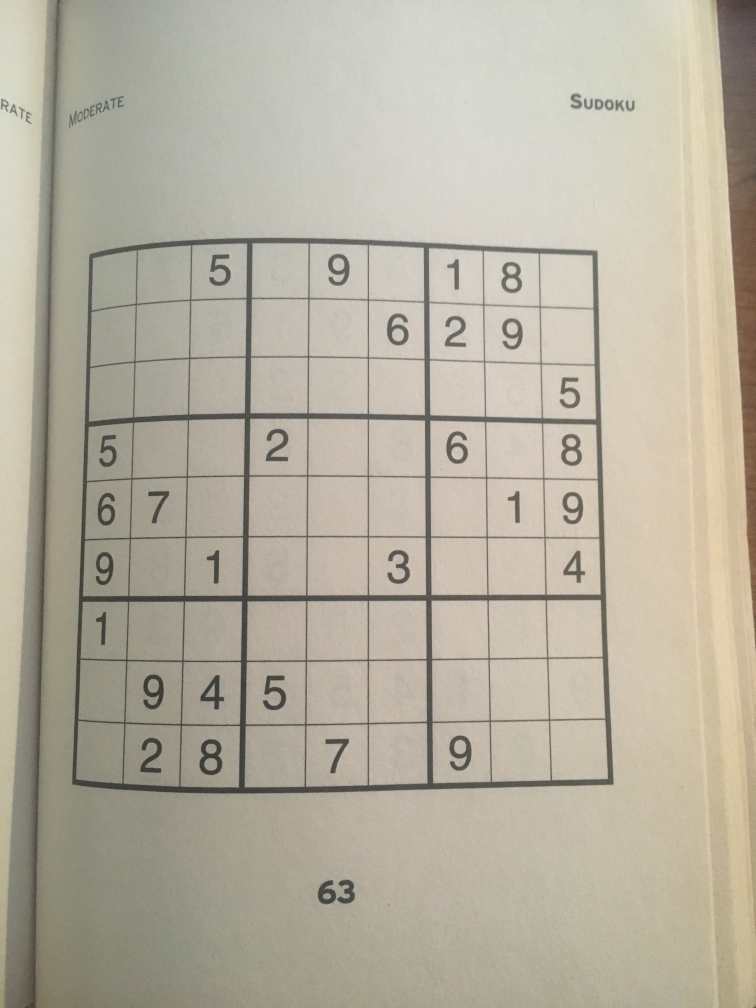
//> input picture web/uploads/im.jpeg, 3024 x 4032 px (shown at 1/4 size)
$ ./process_image   (built with g++ and OpenCV 4)
//> lines starting //> are read from the running program, lines starting //| are printed output that depends on the picture; after the words box and inside, x2 and y2 are one past the last pixel; in counts of white or black regions, pixels touching at a corner belong together
#include "opencv2/opencv.hpp"
#include "opencv2/ml.hpp"
#include <string>
#include <vector>
#include <iostream>
#include <stdlib.h>
#include "math.h"
#include <algorithm>

using namespace cv;
using namespace std;

int NUM_FEATS = 64;
Mat color_image, gray_image, color_grid, gray_grid;
int intersections[10][10][2];

struct debug_params {
	int num_test_images = 13;
} debug;

struct tweaking_parameters {
	int hough_threshold = 150;
	int erosion_struct_size = 30;
	int thresh = 15;
} tweak;

struct twoPt {
	int x1;
	int y1;
	int x2;
	int y2;
};

struct Line {
	float slope;
	float intercept;
};

bool point_comparator(Vec3f& pt1, Vec3f& pt2) {
	if (pt1[2] < pt2[2]) return true;
	else return false;
}

// [16 lines left out: function print_lines, not called in this run]


Mat dilateImage(Mat im, int size_x, int size_y) {
	int dilation_type = MORPH_RECT;
	Mat element = getStructuringElement( dilation_type,
									   Size( 2*size_x + 1, 2*size_y + 1));
	Mat res;
	dilate( im, res, element );
	return res;
}


Mat erodeImage(Mat im, int size_x, int size_y) {
	int erosion_type = MORPH_RECT;
	Mat element = getStructuringElement(erosion_type,
										Size(2*size_x + 1, 2*size_y + 1));
	Mat res;
	erode(im, res, element);
	return res;
}

void pretty_print(float labels[9][9]) {
	for (int i = 0; i < 3; i++) {
		int row = i*3;
		for (int j = 0; j < 3; j++) {
			int col = j*3;
			for (int k = 0; k < 3; k++) {
				for (int l = 0; l < 3; l++) {
					float val = labels[row + k][col + l];
					if (val == 0) {
						cout << " ";
					}
					else {
						cout << val;
					}
				}
			}
		}
	}
}

void extract_grid() {
	Mat edge_image, dilated_image;
	Canny(gray_image, edge_image, 250, 100);
	dilated_image = dilateImage(edge_image, 1, 1);

	Mat labels, stats, centroids;
	int num_components = connectedComponentsWithStats(dilated_image, labels, stats, centroids, 8);
	MatSize size = labels.size;
	int max_idx = 0;
	int max_area = 0;
	for (int i = 1; i < num_components; i++) {
		int area = stats.at<int>(i, CC_STAT_AREA);
		if (area > max_area) {
			max_area = area;
			max_idx = i;
		}
	}
	int left = stats.at<int>(max_idx, CC_STAT_LEFT);
	int top = stats.at<int>(max_idx, CC_STAT_TOP);
	int width = stats.at<int>(max_idx, CC_STAT_WIDTH);
	int height = stats.at<int>(max_idx, CC_STAT_HEIGHT);

	gray_grid = gray_image(Rect(left, top, width, height));
	color_grid = color_image(Rect(left, top, width, height));
}

Mat get_sobel(int dx, int dy) {
	Mat edge_im;
	Sobel(gray_grid, edge_im, 0, dx, dy, 3, 2);
	return edge_im;
}

vector<Vec2f> do_hough_lines(Mat edge_im) {
	vector<Vec2f> hough_detected_lines;
	HoughLines(edge_im, hough_detected_lines, 1, CV_PI/180.0, tweak.hough_threshold);
	return hough_detected_lines;
}

void detect_lines(vector<Vec2f>& detected_horizontals, vector<Vec2f>& detected_verticals) {
	Mat dy_sobel, dy_edge;
	Mat dx_sobel, dx_edge;

	dy_sobel = get_sobel(0, 1);
	dy_sobel = dilateImage(dy_sobel, 0, 1);
	dy_sobel = erodeImage(dy_sobel, tweak.erosion_struct_size, 0);
	Canny(dy_sobel, dy_edge, 160, 50);
	dy_edge = dilateImage(dy_edge, 0, 1);
	detected_horizontals = do_hough_lines(dy_sobel);

	dx_sobel = get_sobel(1, 0);
	dx_sobel = dilateImage(dx_sobel, 1, 0);
	dx_sobel = erodeImage(dx_sobel, 0, tweak.erosion_struct_size);
	Canny(dx_sobel, dx_edge, 160, 50);
	dx_edge = dilateImage(dx_edge, 1, 0);
	detected_verticals = do_hough_lines(dx_edge);
}

vector<Vec3f> add_absolute_rho(vector<Vec2f> lines) {
	vector<Vec3f> result;
	for (int i = 0; i < lines.size(); i++) {
		Vec3f v;
		v[0] = lines[i][0];
		v[1] = lines[i][1];
		v[2] = abs(lines[i][0]);
		result.push_back(v);
	}

	sort(result.begin(), result.end(), point_comparator);
	return result;
}

vector<Vec3f> extract_representatives(vector<Vec3f> lines) {
	vector<Vec3f> ten_lines;
	int num_lines = lines.size();
	int start_idx = 0;
	for (int i = 1; i < num_lines; i++) {
		if (lines[i][2] - lines[i - 1][2] <= tweak.thresh && i != num_lines - 1) {
			continue;
		}
		else {
			if (i < num_lines - 1) {
				ten_lines.push_back(lines[start_idx + (((i - 1) - start_idx) / 2)]);
				start_idx = i;
			}
			else {
				ten_lines.push_back(lines[start_idx + ((i - start_idx) / 2)]);
				break;
			}
		}
	}
	return ten_lines;
}

twoPt convert_to_twoPt(Vec3f line) {
	vector<twoPt> res;
	float rho1 = line[0];
	float theta1 = line[1];
	twoPt l;
	double a1 = cos(theta1), b1 = sin(theta1);
	double x01 = a1*rho1, y01 = b1*rho1;
	l.x1 = cvRound(x01 + 1000 * (-b1));
	l.y1 = cvRound(y01 + 1000 * (a1));
	l.x2 = cvRound(x01 - 1000 * (-b1));
	l.y2 = cvRound(y01 - 1000 * (a1));
	return l;
}


Point lineLineIntersection(Point A, Point B, Point C, Point D)
{
	Point p;
	// Line AB represented as a1x + b1y = c1
	double a1 = B.y - A.y;
	double b1 = A.x - B.x;
	double c1 = a1*(A.x) + b1*(A.y);

	// Line CD represented as a2x + b2y = c2
	double a2 = D.y - C.y;
	double b2 = C.x - D.x;
	double c2 = a2*(C.x)+ b2*(C.y);

	double determinant = a1*b2 - a2*b1;
	p.x = cvRound((b2*c1 - b1*c2)/determinant);
	p.y = cvRound((a1*c2 - a2*c1)/determinant);
	return p;
}

Point detect_one_intersection(Vec3f pt1, Vec3f pt2, int i, int j) {
	Point intersection;

	twoPt l1 = convert_to_twoPt(pt1);
	twoPt l2 = convert_to_twoPt(pt2);
	Point a, b, c, d;

	a.x = l1.x1;
	a.y = l1.y1;
	b.x = l1.x2;
	b.y = l1.y2;
	c.x = l2.x1;
	c.y = l2.y1;
	d.x = l2.x2;
	d.y = l2.y2;

	intersection = lineLineIntersection(a, b, c, d);

	if (intersection.x < 1) {
		intersection.x = 1;
	}
	if (intersection.x > gray_grid.size[1]) {
		intersection.x = gray_grid.size[1];
	}

	if (intersection.y < 1) {
		intersection.y = 1;
	}

	if (intersection.y > gray_grid.size[0]) {
		intersection.y = gray_grid.size[0];
	}

	return intersection;
}

void detect_intersections(Point intersections[10][10], vector<Vec3f> ten_horizontals, vector<Vec3f> ten_verticals) {
	for (int i = 0; i < 10; i++) {
		for (int j = 0; j < 10; j++) {
			intersections[i][j] = detect_one_intersection(ten_horizontals[i], ten_verticals[j], i, j);
		}
	}
}

// [10 lines left out: function show_intersections, not called in this run]

void extract_squares(Point intersections[10][10], Mat squares[9][9]) {
	for (int i = 0; i < 9; i++) {
		for (int j = 0; j < 9; j++) {
			int left = intersections[i][j].x;
			int top = intersections[i][j].y;
			int width = intersections[i][j + 1].x - left;
			int height = intersections[i + 1][j].y - top;
			Mat square = color_grid(Rect(left, top, width, height));
			squares[i][j] = square;
		}
	}
}

Mat get_features(Mat im) {
	Mat features(1, NUM_FEATS, CV_32FC1);
	//HOGDescriptor hog;
	//hog.winSize = Size(64, 64);
	HOGDescriptor hog(Size(64, 64), Size(64, 64), Size(64, 64), Size(16, 16), 4);
	vector<float> descriptors;
	hog.compute(im, descriptors);
	//copy the features
	for (int i = 0; i < descriptors.size(); i++) {
		features.at<float>(0, i) = descriptors[i];
	}
	return features;
}

Mat prepare_image(Mat im) {
	Mat new_im;
	resize(im, new_im, Size(80, 80));
	Mat edge_square;
	Canny(new_im, edge_square, 180, 50);
	edge_square = edge_square(Rect(8, 8, 64, 64));
	return edge_square;
}

float detect_one_digit(Ptr<ml::SVM> svm, Mat im) {
	Mat new_im = prepare_image(im);
	Mat instance(1, NUM_FEATS, CV_32FC1);
	instance = get_features(new_im);
	Mat res;
	float response = svm->predict(instance);
	return response;
}

void detect_digits(Mat squares[9][9], float labels[9][9]) {
	Ptr<ml::SVM> svm = ml::SVM::load("new_svm.xml");
	for (int i = 0; i < 9; i++) {
		for (int j = 0; j < 9; j++) {
			labels[i][j] = detect_one_digit(svm, squares[i][j]);
		}
	}
}

// [16 lines left out: functions see_print, error_print, not called in this run]


Mat resize_im(Mat im) {
	Mat resized_im;

	float height = im.size[0];
	float width = im.size[1];

	float new_width = 500;
	float new_height = (height / width) * 500;

	resize(im, resized_im, Size(new_width, new_height));

	return resized_im;
}


int main() {
	string im_name = "uploads/im.jpeg";
	Mat big_color_image = imread(im_name, IMREAD_COLOR);
//> big_color_image is the input picture: 4032 rows x 3024 cols, CV_8UC3; mean B, G, R 160, 175.8, 182.1
	color_image = resize_im(big_color_image);
	cvtColor(color_image, gray_image, COLOR_BGR2GRAY);
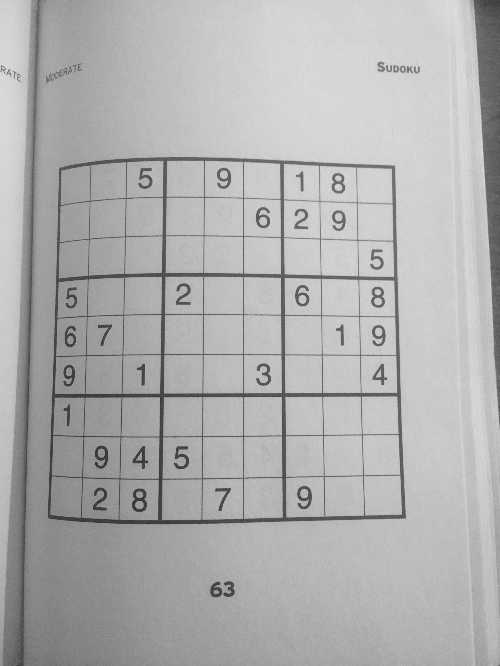
//> gray_image: 666 rows x 500 cols, CV_8UC1; min 45, max 223, mean 175.8
	extract_grid();
//> in extract_grid, `Canny(gray_image, edge_image, 250, 100);`:
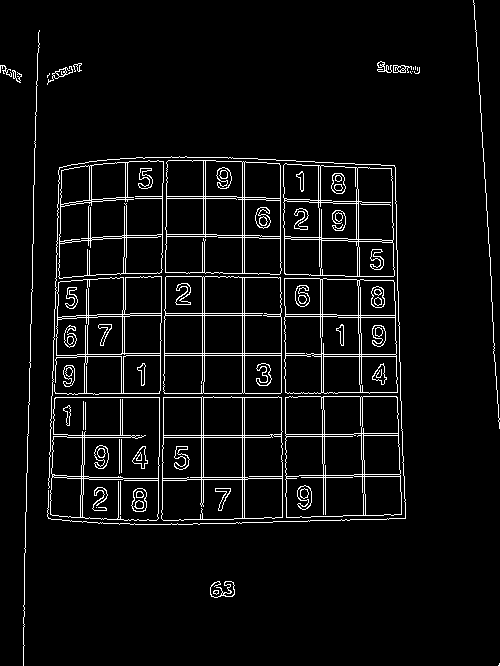
//> edge_image: 666 rows x 500 cols, CV_8UC1; 5.3% white in thin lines or dots
//> in dilateImage, `dilate( im, res, element );`: res: 666 rows x 500 cols, CV_8UC1; 14.7% white; 36 white regions (1 under 20 px), largest, box (x1, y1, x2, y2) and area: (46, 155, 407, 526) 35987, (22, 29, 41, 666) 1990, (472, 0, 500, 430) 1346
//> in extract_grid, `int num_components = connectedComponentsWithStats(dilated_image, label..`:
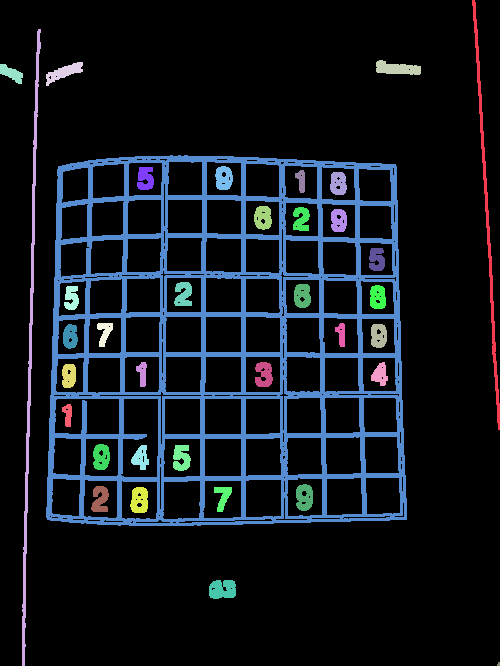
//> labels: 666 rows x 500 cols, CV_32SC1; 37 distinct labels, from 0 to 36; one colour per label, 0 black
//> in extract_grid, `int num_components = connectedComponentsWithStats(dilated_image, label..`: stats = 37 rows, first 6: [0, 0, 500, 666, 284018], [472, 0, 28, 430, 1346], [22, 29, 19, 637, 1990], [376, 60, 45, 15, 458], [46, 62, 37, 24, 384], [0, 64, 23, 20, 247]; centroids = 37 pairs, first value 11.04 to 498.2, second value 68.22 to 663.7; num_components = 37
//> the loop in extract_grid, `for (int i = 1; i < num_components; i++)` made 36 passes
//> (area, max_area) on passes 1, 2, 6: (1346, 1346), (1990, 1990), (35987, 35987)
//> area on passes 3, 4, 5, 7, 8, 9: 458, 384, 247, 309, 335, 154
//> after the loop in extract_grid, `for (int i = 1; i < num_components; i++)`: max_area = 35987; max_idx = 6
//> in extract_grid, `int left = stats.at<int>(max_idx, CC_STAT_LEFT);`: left = 46
//> in extract_grid, `int top = stats.at<int>(max_idx, CC_STAT_TOP);`: top = 155
//> in extract_grid, `int width = stats.at<int>(max_idx, CC_STAT_WIDTH);`: width = 361
//> in extract_grid, `int height = stats.at<int>(max_idx, CC_STAT_HEIGHT);`: height = 371
//> in extract_grid, `gray_grid = gray_image(Rect(left, top, width, height));`:
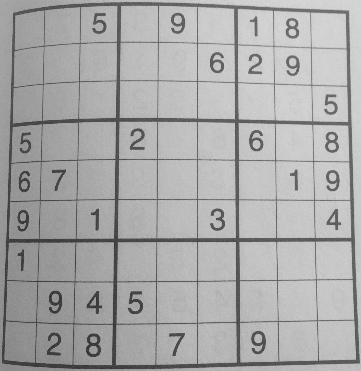
//> gray_grid: 371 rows x 361 cols, CV_8UC1; min 45, max 216, mean 169.9
	vector<Vec2f> detected_horizontals, detected_verticals;
	detect_lines(detected_horizontals, detected_verticals);
//> in detect_lines, `Canny(dy_sobel, dy_edge, 160, 50);`: dy_edge: 371 rows x 361 cols, CV_8UC1; 2.9% white in thin lines or dots
//> call 3 of dilateImage, with size_x = 0, size_y = 1
//> in dilateImage (call 3), `dilate( im, res, element );`:
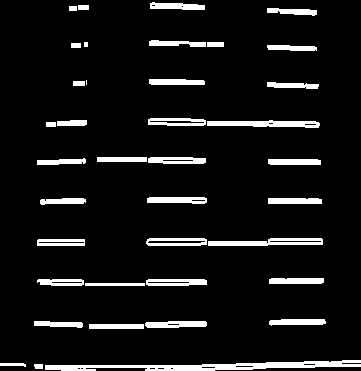
//> res: 371 rows x 361 cols, CV_8UC1; 8% white; 38 white regions (1 under 20 px), largest, box (x1, y1, x2, y2) and area: (45, 360, 361, 371) 1702, (208, 238, 323, 246) 629, (207, 120, 320, 128) 627
//> in do_hough_lines, `HoughLines(edge_im, hough_detected_lines, 1, CV_PI/180.0, tweak.hough_..`: hough_detected_lines = 37 lines (rho, theta), first 12: [323, 1.57], [370, 1.55], [281, 1.57], [243, 1.57], [201, 1.57], [368, 1.57], [285, 1.55], [123, 1.57], [241, 1.59], [374, 1.54], [327, 1.55], [120, 1.59]
//> in detect_lines, `detected_horizontals = do_hough_lines(dy_sobel);`: detected_horizontals = 37 items, first 12: [323, 1.57], [370, 1.55], [281, 1.57], [243, 1.57], [201, 1.57], [368, 1.57], [285, 1.55], [123, 1.57], [241, 1.59], [374, 1.54], [327, 1.55], [120, 1.59]
//> call 2 of get_sobel, with dx = 1, dy = 0
//> in get_sobel (call 2), `Sobel(gray_grid, edge_im, 0, dx, dy, 3, 2);`:
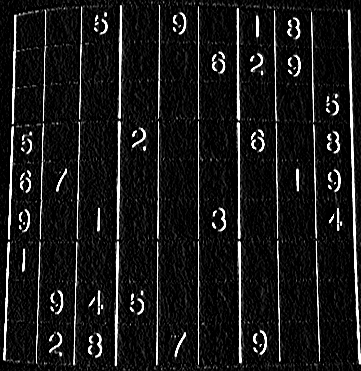
//> edge_im: 371 rows x 361 cols, CV_8UC1; min 0, max 255, mean 24.5
//> in detect_lines, `Canny(dx_sobel, dx_edge, 160, 50);`: dx_edge: 371 rows x 361 cols, CV_8UC1; 3.5% white in thin lines or dots
//> in dilateImage (call 5), `dilate( im, res, element );`:
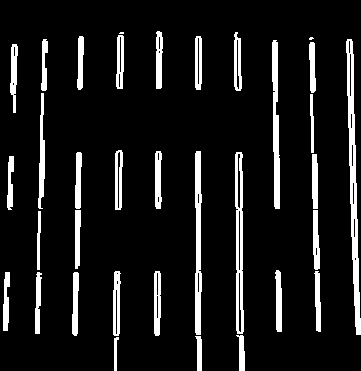
//> res: 371 rows x 361 cols, CV_8UC1; 9.9% white; 34 white regions (2 under 20 px), largest, box (x1, y1, x2, y2) and area: (346, 39, 361, 335) 1746, (235, 152, 244, 334) 1089, (195, 151, 202, 335) 1033
//> in detect_lines, `detected_verticals = do_hough_lines(dx_edge);`: detected_verticals = 48 items, first 12: [-345, 3.11], [-351, 3.12], [-308, 3.11], [43, 0.02], [-348, 3.11], [-310, 3.12], [46, 0.03], [197, 0], [199, 0], [-194, 3.12], [-237, 3.12], [-233, 3.12]
	vector<Vec3f> horizontals = add_absolute_rho(detected_horizontals);
//> the loop in add_absolute_rho, `for (int i = 0; i < lines.size(); i++)` made 37 passes
//> in add_absolute_rho, `sort(result.begin(), result.end(), point_comparator);`: result = 37 items, first 12: [1, 1.61, 1], [-4, 1.62, 4], [5, 1.59, 5], [7, 1.57, 7], [33, 1.62, 33], [37, 1.61, 37], [41, 1.59, 41], [44, 1.57, 44], [75, 1.61, 75], [80, 1.59, 80], [83, 1.57, 83], [114, 1.61, 114]
//> horizontals has the same summary as result in add_absolute_rho
	vector<Vec3f> verticals = add_absolute_rho(detected_verticals);
//> the loop in add_absolute_rho (call 2), `for (int i = 0; i < lines.size(); i++)` made 48 passes
//> verticals = 48 items, first 12: [13, 0.02, 13], [15, 0.03, 15], [19, 0.05, 19], [39, 0, 39], [43, 0.02, 43], [46, 0.03, 46], [51, 0.05, 51], [77, 0, 77], [80, 0.02, 80], [84, 0.03, 84], [89, 0.05, 89], [115, 0, 115]
	vector<Vec3f> ten_horizontals = extract_representatives(horizontals);
//> in extract_representatives, `int num_lines = lines.size();`: num_lines = 37
//> the loop in extract_representatives, `for (int i = 1; i < num_lines; i++)` made 36 passes
//> ten_horizontals = 10 items: [-4, 1.62, 4], [37, 1.61, 37], [80, 1.59, 80], [120, 1.59, 120], [157, 1.59, 157], [201, 1.57, 201], [241, 1.59, 241], [285, 1.55, 285], [327, 1.55, 327], [370, 1.55, 370]
	vector<Vec3f> ten_verticals = extract_representatives(verticals);
//> the loop in extract_representatives (call 2), `for (int i = 1; i < num_lines; i++)` made 47 passes
//> ten_verticals = 10 items: [15, 0.03, 15], [43, 0.02, 43], [80, 0.02, 80], [117, 0, 117], [158, 0, 158], [197, 0, 197], [236, 0, 236], [-273, 3.12, 273], [-310, 3.12, 310], [-348, 3.11, 348]
	if (ten_verticals.size() != 10 || ten_horizontals.size() != 10) error_print();
	Point intersections[10][10];
	detect_intersections(intersections, ten_horizontals, ten_verticals);
	Mat squares[9][9];
	extract_squares(intersections, squares);
	float labels[9][9];
	detect_digits(squares, labels);
	pretty_print(labels);
}
